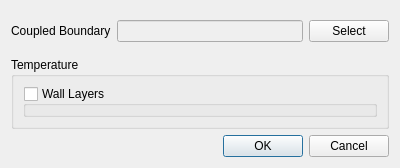
<?xml version="1.0" encoding="UTF-8"?>
<ui version="4.0">
 <class>ThermoCoupledWallDailog</class>
 <widget class="QDialog" name="ThermoCoupledWallDailog">
  <property name="geometry">
   <rect>
    <x>0</x>
    <y>0</y>
    <width>400</width>
    <height>148</height>
   </rect>
  </property>
  <property name="minimumSize">
   <size>
    <width>400</width>
    <height>0</height>
   </size>
  </property>
  <property name="windowTitle">
   <string>Thermo-Coupled Wall</string>
  </property>
  <layout class="QVBoxLayout" name="verticalLayout_2">
   <item>
    <widget class="QWidget" name="dialogContents" native="true">
     <layout class="QHBoxLayout" name="horizontalLayout">
      <property name="leftMargin">
       <number>0</number>
      </property>
      <property name="rightMargin">
       <number>0</number>
      </property>
      <item>
       <widget class="QLabel" name="label_2">
        <property name="text">
         <string>Coupled Boundary</string>
        </property>
       </widget>
      </item>
      <item>
       <widget class="QLineEdit" name="coupledBoundary">
        <property name="enabled">
         <bool>false</bool>
        </property>
       </widget>
      </item>
      <item>
       <widget class="QPushButton" name="select">
        <property name="text">
         <string>Select</string>
        </property>
       </widget>
      </item>
     </layout>
    </widget>
   </item>
   <item>
    <widget class="QGroupBox" name="temperatureGroup">
     <property name="title">
      <string>Temperature</string>
     </property>
     <layout class="QVBoxLayout" name="verticalLayout_5">
      <item>
       <widget class="WallLayersBox" name="wallLayers">
        <property name="title">
         <string>Wall Layers</string>
        </property>
        <property name="checkable">
         <bool>true</bool>
        </property>
        <property name="checked">
         <bool>false</bool>
        </property>
       </widget>
      </item>
     </layout>
    </widget>
   </item>
   <item>
    <widget class="QDialogButtonBox" name="buttonBox">
     <property name="orientation">
      <enum>Qt::Orientation::Horizontal</enum>
     </property>
     <property name="standardButtons">
      <set>QDialogButtonBox::StandardButton::Cancel|QDialogButtonBox::StandardButton::Ok</set>
     </property>
    </widget>
   </item>
  </layout>
 </widget>
 <customwidgets>
  <customwidget>
   <class>WallLayersBox</class>
   <extends>QGroupBox</extends>
   <header>baramFlow.view.setup.boundary_conditions.wall_layers_widget</header>
   <container>1</container>
  </customwidget>
 </customwidgets>
 <resources>
  <include location="../../../../resource.qrc"/>
 </resources>
 <connections>
  <connection>
   <sender>buttonBox</sender>
   <signal>accepted()</signal>
   <receiver>ThermoCoupledWallDailog</receiver>
   <slot>accept()</slot>
   <hints>
    <hint type="sourcelabel">
     <x>248</x>
     <y>254</y>
    </hint>
    <hint type="destinationlabel">
     <x>157</x>
     <y>274</y>
    </hint>
   </hints>
  </connection>
  <connection>
   <sender>buttonBox</sender>
   <signal>rejected()</signal>
   <receiver>ThermoCoupledWallDailog</receiver>
   <slot>reject()</slot>
   <hints>
    <hint type="sourcelabel">
     <x>316</x>
     <y>260</y>
    </hint>
    <hint type="destinationlabel">
     <x>286</x>
     <y>274</y>
    </hint>
   </hints>
  </connection>
 </connections>
</ui>
